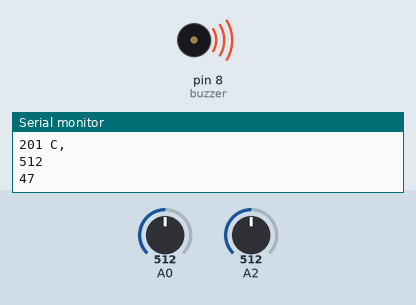
Recording of a sketch running on a simulated Arduino Uno, built with avr-gcc and run on an emulated ATmega328P. Shown: buzzer (waves = sounding), the last lines printed to the serial monitor. The inputs (shaded band) are chosen by the test bench; at power-on: A2 = 512, A0 = 512.

Above: at 1.2 s.
1.3 s: A2 set to 457
2.8 s: A2 set to 432
At 3.1 s:
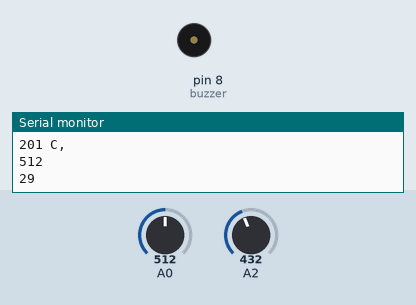
4.3 s: A2 set to 511
At 4.8 s:
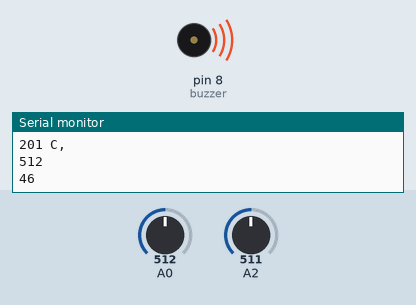
5.8 s: A2 set to 306
At 6.3 s:
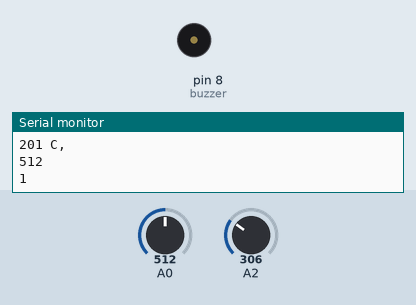
Timing chart, 0 to 8.4 s (numbered marks = the images above; inputs shaded):
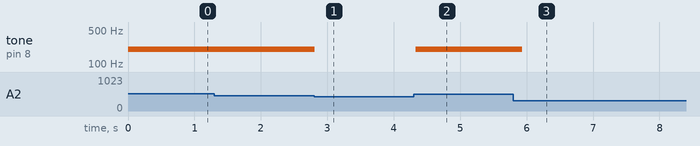

Measured:
- the behaviour switches between 440 and 439 on A2 (found by bisection; images 0 and 1)
- after the input at 2.8 s, tone on pin 8 (buzzer): 200 Hz → silent at once
- after the input at 4.3 s, tone on pin 8 (buzzer): silent → 200 Hz at once
- after the input at 5.8 s, tone on pin 8 (buzzer): 200 Hz → silent after 0.14 s

The sketch:

sketch_oct15a_Lab_project_.ino
```cpp
int i=0;

int test = 0;
int temperature;
int baselineTemp = 0;
int celsius = 0;
int gas_input = A2;
int gas;
int buzzer = 8;
int a,b;

void setup()
{
  Serial.begin(9600);
}
void loop()
{
  a = temp();
  b = gasMesure();


  if(gas>30 && celsius>70){
    tone(buzzer,200);
    delay(100);
  }
  else{
    noTone(buzzer);
  }

  delay(100);

}
int temp(){
   baselineTemp = 40;
   celsius = map(((analogRead(A0) - 20) *
                 3.04), 0, 1023, -40, 125);
  Serial.print(celsius);
  Serial.print(" C, \n");
  Serial.print(analogRead(A0));
  Serial.print("\n");
  return(celsius);

  /*if(celsius>70){
    tone(buzzer,200);
    delay(100);
  }
  else{
    noTone(buzzer);
  }*/
}
int gasMesure(){
   gas  = analogRead(A2);
  gas = map(gas, 300, 750, 0, 100);
  Serial.println(gas);

  return(gas);

}
```
